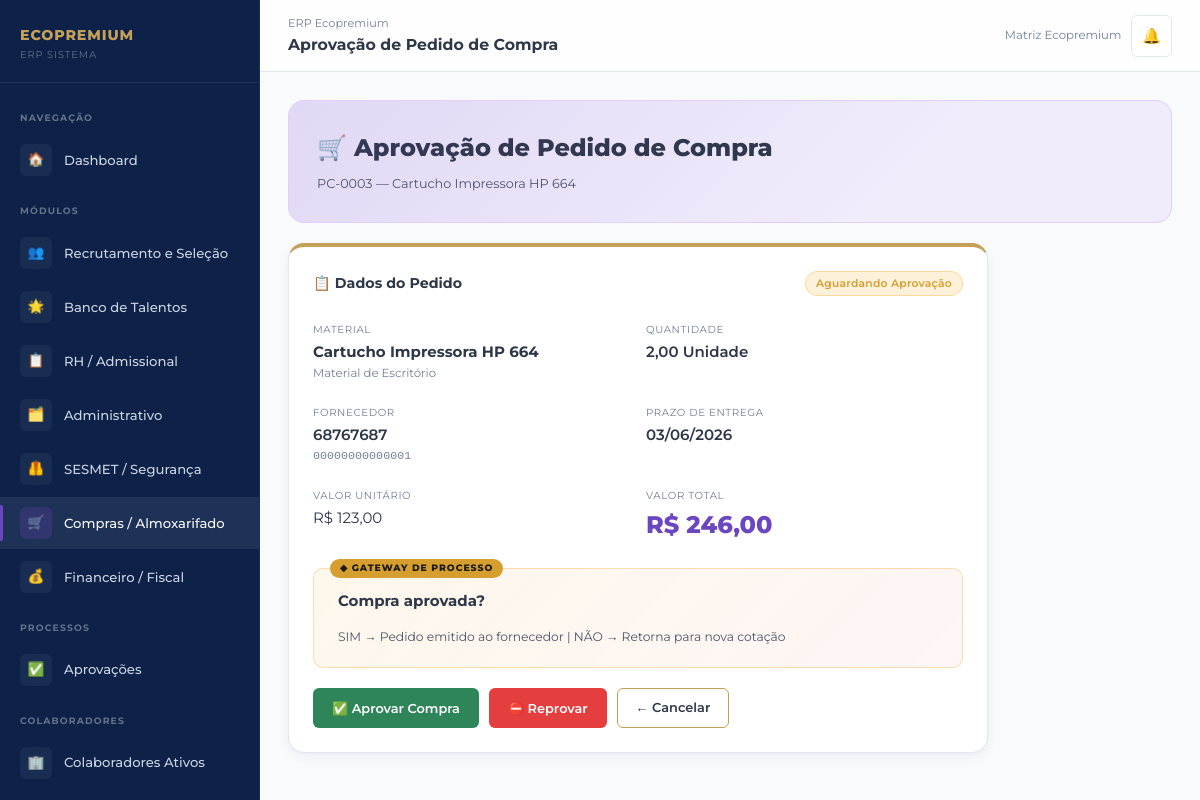
/compras/pedido/3/aprovar/ (signed in), run on the app's committed database.
### core/models.py (models this page shows, shortened)
class PerfilUsuario(models.Model):
    PERFIS = [
        ('admin', 'Administrador'),
        ('gestor', 'Gestor'),
        ('rh', 'RH / Departamento Pessoal'),
        ('financeiro', 'Financeiro / Fiscal'),
        ('sesmet', 'SESMET / Segurança do Trabalho'),
        ('compras', 'Compras / Almoxarifado'),
        ('operacional', 'Operacional'),
    ]
    MARCAS = [
        ('eco_premium', 'Eco Premium'),
        ('trip_premium', 'Trip Premium'),
        ('log_premium', 'Log Premium'),
        ('matriz', 'Matriz Ecopremium'),
    ]
    usuario = models.OneToOneField(User, on_delete=models.CASCADE, related_name='perfil')
    perfil = models.CharField(max_length=20, choices=PERFIS, default='operacional')
    marca = models.CharField(max_length=20, choices=MARCAS, default='eco_premium')
    unidade = models.CharField(max_length=100, default='Matriz')
    telefone = models.CharField(max_length=20, blank=True)
    avatar_iniciais = models.CharField(max_length=3, blank=True)
    criado_em = models.DateTimeField(auto_now_add=True)
    class Meta:
        verbose_name = 'Perfil de Usuário'
        verbose_name_plural = 'Perfis de Usuários'

### compras/models.py (models this page shows, shortened)
class PedidoCompra(models.Model):
    STATUS = [
        ('em_cotacao', 'Em Cotação'),
        ('aguardando_aprovacao', 'Aguardando Aprovação'),
        ('aprovado', 'Aprovado'),
        ('reprovado', 'Reprovado — Nova Cotação'),
        ('pedido_emitido', 'Pedido Emitido ao Fornecedor'),
        ('aguardando_recebimento', 'Aguardando Recebimento'),
        ('recebido_conferencia', 'Recebido — Em Conferência'),
        ('entrada_estoque', 'Entrada no Estoque'),
        ('concluido', 'Concluído'),
    ]
    solicitacao = models.ForeignKey(SolicitacaoMaterial, on_delete=models.CASCADE,
                                     related_name='pedidos', verbose_name='Solicitação de Origem')
    fornecedor = models.CharField(max_length=200, verbose_name='Fornecedor')
    cnpj_fornecedor = models.CharField(max_length=18, blank=True, verbose_name='CNPJ do Fornecedor')
    valor_unitario = models.DecimalField(max_digits=10, decimal_places=2, verbose_name='Valor Unitário')
    valor_total = models.DecimalField(max_digits=12, decimal_places=2, verbose_name='Valor Total')
    prazo_entrega = models.DateField(null=True, blank=True, verbose_name='Prazo de Entrega')
    status = models.CharField(max_length=30, choices=STATUS, default='em_cotacao')
    aprovado_por = models.ForeignKey(User, on_delete=models.SET_NULL, null=True, blank=True,
                                      related_name='pedidos_aprovados')
    numero_pedido = models.CharField(max_length=30, blank=True, verbose_name='Número do Pedido')
    nota_fiscal = models.CharField(max_length=30, blank=True, verbose_name='Nota Fiscal')
    obs = models.TextField(blank=True)
    criado_em = models.DateTimeField(auto_now_add=True)
    atualizado_em = models.DateTimeField(auto_now=True)
    class Meta:
        verbose_name = 'Pedido de Compra'
        verbose_name_plural = 'Pedidos de Compra'
        ordering = ['-criado_em']

class SolicitacaoMaterial(models.Model):
    STATUS = [
        ('pendente', 'Pendente'),
        ('em_analise', 'Em Análise de Estoque'),
        ('atendido_interno', 'Atendido pelo Estoque'),
        ('compra_externa', 'Encaminhado para Compra Externa'),
        ('aguardando_entrega', 'Aguardando Entrega'),
        ('entregue', 'Entregue'),
        ('cancelado', 'Cancelado'),
    ]
    material = models.ForeignKey(Material, on_delete=models.CASCADE, related_name='solicitacoes',
                                  verbose_name='Material')
    quantidade_solicitada = models.DecimalField(max_digits=10, decimal_places=2, verbose_name='Quantidade')
    solicitante = models.CharField(max_length=200, verbose_name='Solicitante')
    solicitante_usuario = models.ForeignKey(User, on_delete=models.SET_NULL, null=True, blank=True,
                                             related_name='solicitacoes_material')
    unidade_destino = models.CharField(max_length=100, verbose_name='Unidade de Destino')
    justificativa = models.TextField(verbose_name='Justificativa')
    status = models.CharField(max_length=20, choices=STATUS, default='pendente')
    atendida_por = models.ForeignKey(User, on_delete=models.SET_NULL, null=True, blank=True,
                                      related_name='solicitacoes_atendidas')
    obs = models.TextField(blank=True)
    criado_em = models.DateTimeField(auto_now_add=True)
    atualizado_em = models.DateTimeField(auto_now=True)
    class Meta:
        verbose_name = 'Solicitação de Material'
        verbose_name_plural = 'Solicitações de Material'
        ordering = ['-criado_em']

class Material(models.Model):
    CATEGORIAS = [
        ('consumo', 'Material de Consumo'),
        ('limpeza', 'Material de Limpeza'),
        ('escritorio', 'Material de Escritório'),
        ('ferramentas', 'Ferramentas'),
        ('epi', 'EPI / Segurança'),
        ('informatica', 'Informática'),
        ('manutencao', 'Manutenção'),
        ('outros', 'Outros'),
    ]
    UNIDADES = [
        ('un', 'Unidade'),
        ('cx', 'Caixa'),
        ('pc', 'Pacote'),
        ('kg', 'Quilograma'),
        ('lt', 'Litro'),
        ('mt', 'Metro'),
        ('pr', 'Par'),
        ('rl', 'Rolo'),
    ]
    codigo = models.CharField(max_length=20, unique=True, verbose_name='Código')
    nome = models.CharField(max_length=200, verbose_name='Nome do Material')
    descricao = models.TextField(blank=True, verbose_name='Descrição')
    categoria = models.CharField(max_length=20, choices=CATEGORIAS, default='consumo')
    unidade_medida = models.CharField(max_length=5, choices=UNIDADES, default='un')
    quantidade_estoque = models.DecimalField(max_digits=10, decimal_places=2, default=0,
                                              verbose_name='Qtd. em Estoque')
    estoque_minimo = models.DecimalField(max_digits=10, decimal_places=2, default=5,
                                          verbose_name='Estoque Mínimo')
    preco_unitario = models.DecimalField(max_digits=10, decimal_places=2, null=True, blank=True,
                                          verbose_name='Preço Unitário')
    fornecedor_preferencial = models.CharField(max_length=200, blank=True, verbose_name='Fornecedor Preferencial')
    localizacao = models.CharField(max_length=100, blank=True, verbose_name='Localização no Almoxarifado')
    criado_em = models.DateTimeField(auto_now_add=True)
    atualizado_em = models.DateTimeField(auto_now=True)
    class Meta:
        verbose_name = 'Material'
        verbose_name_plural = 'Materiais'
        ordering = ['nome']

### compras/views.py (the view, shortened to what this page needs)
# urls.py: path('pedido/<int:pk>/aprovar/', views.aprovar_pedido, name='aprovar_pedido'),
@login_required
def aprovar_pedido(request, pk):
    pedido = get_object_or_404(PedidoCompra, pk=pk)
    return render(request, 'compras/aprovar_pedido.html', {'pedido': pedido})

### templates/compras/aprovar_pedido.html (shortened to what this page needs)
{% extends 'base.html' %}
{% block nav_compras %}active{% endblock %}
{% block topbar_title %}Aprovação de Pedido de Compra{% endblock %}
{% block content %}
<div class="module-banner mod-banner-5" style="margin-bottom:20px;">
  <div class="mod-title">🛒 Aprovação de Pedido de Compra</div>
  <div class="mod-desc">PC-{{ pedido.pk|stringformat:"04d" }} — {{ pedido.solicitacao.material.nome }}</div>
</div>
<div style="max-width:700px;">
  <div class="card">
    <div class="card-header">
      <div class="card-title">📋 Dados do Pedido</div>
      <span class="badge badge-warning">Aguardando Aprovação</span>
    </div>
    <div style="display:grid;grid-template-columns:1fr 1fr;gap:16px;margin-bottom:24px;">
      <div>
        <span style="font-size:0.68rem;color:var(--text-muted);text-transform:uppercase;letter-spacing:.06em;">Material</span>
        <div style="font-weight:700;">{{ pedido.solicitacao.material.nome }}</div>
        <div style="font-size:0.78rem;color:var(--text-muted);">{{ pedido.solicitacao.material.get_categoria_display }}</div>
      </div>
      <div>
        <span style="font-size:0.68rem;color:var(--text-muted);text-transform:uppercase;letter-spacing:.06em;">Quantidade</span>
        <div style="font-weight:600;">{{ pedido.solicitacao.quantidade_solicitada }} {{ pedido.solicitacao.material.get_unidade_medida_display }}</div>
      </div>
      <div>
        <span style="font-size:0.68rem;color:var(--text-muted);text-transform:uppercase;letter-spacing:.06em;">Fornecedor</span>
        <div style="font-weight:600;">{{ pedido.fornecedor }}</div>
        {% if pedido.cnpj_fornecedor %}<div style="font-size:0.78rem;color:var(--text-muted);font-family:monospace;">{{ pedido.cnpj_fornecedor }}</div>{% endif %}
      </div>
      <div>
        <span style="font-size:0.68rem;color:var(--text-muted);text-transform:uppercase;letter-spacing:.06em;">Prazo de Entrega</span>
        <div style="font-weight:600;">{{ pedido.prazo_entrega|date:"d/m/Y"|default:"Não definido" }}</div>
      </div>
      <div>
        <span style="font-size:0.68rem;color:var(--text-muted);text-transform:uppercase;letter-spacing:.06em;">Valor Unitário</span>
        <div>R$ {{ pedido.valor_unitario|floatformat:2 }}</div>
      </div>
      <div>
        <span style="font-size:0.68rem;color:var(--text-muted);text-transform:uppercase;letter-spacing:.06em;">Valor Total</span>
        <div style="font-size:1.6rem;font-weight:800;color:var(--mod5-purple);">R$ {{ pedido.valor_total|floatformat:2 }}</div>
      </div>
    </div>
    <div class="gateway-box">
      <div class="gateway-question">Compra aprovada?</div>
      <p style="font-size:0.82rem;color:var(--text-secondary);">SIM → Pedido emitido ao fornecedor | NÃO → Retorna para nova cotação</p>
    </div>
    <form method="post" style="margin-top:20px;">
      <div class="gateway-actions">
        <button type="submit" name="acao" value="aprovar" class="btn btn-success">
          ✅ Aprovar Compra
        </button>
        <button type="button" class="btn btn-danger" onclick="
          document.getElementById('motivoReprovacao').style.display='block';
          document.querySelector('[name=acao][value=reprovar]').style.display='inline-flex';
          this.style.display='none';
        ">⛔ Reprovar</button>
        <a href="{% url 'detalhe_solicitacao' pedido.solicitacao.pk %}" class="btn btn-outline">← Cancelar</a>
      </div>
    </form>
  </div>
</div>
{% endblock %}

### templates/base.html (shortened to what this page needs)
{% load static %}
<!DOCTYPE html>
<html lang="pt-BR">
<head>
  <link rel="stylesheet" href="{% static 'css/main.css' %}?v=2">
</head>
<body>
<div class="erp-layout">
  <aside class="sidebar" id="sidebar">
    <div class="sidebar-logo">
      <div class="sidebar-logo-text">
        <div class="brand-name">ECOPREMIUM</div>
        <div class="brand-sub">ERP Sistema</div>
      </div>
    </div>
    <nav class="sidebar-nav">
      <div class="nav-section-label">Navegação</div>
      <a href="{% url 'dashboard' %}" class="nav-item {% block nav_dashboard %}{% endblock %}">
        <span class="nav-icon">🏠</span>
        Dashboard
      </a>
      <div class="nav-section-label">Módulos</div>
      <a href="{% url 'lista_vagas' %}" class="nav-item mod1 {% block nav_recrutamento %}{% endblock %}">
        <span class="nav-icon">👥</span>
        Recrutamento e Seleção
      </a>
      <a href="{% url 'banco_talentos' %}" class="nav-item mod1 {% block nav_talentos %}{% endblock %}">
        <span class="nav-icon">🌟</span>
        Banco de Talentos
      </a>
      <a href="{% url 'lista_admissoes' %}" class="nav-item mod2 {% block nav_admissional %}{% endblock %}">
        <span class="nav-icon">📋</span>
        RH / Admissional
      </a>
      <a href="{% url 'lista_demandas' %}" class="nav-item mod3 {% block nav_administrativo %}{% endblock %}">
        <span class="nav-icon">🗂️</span>
        Administrativo
      </a>
      <a href="{% url 'dashboard_sesmet' %}" class="nav-item mod4 {% block nav_sesmet %}{% endblock %}">
        <span class="nav-icon">🦺</span>
        SESMET / Segurança
      </a>
      <a href="{% url 'painel_compras' %}" class="nav-item mod5 {% block nav_compras %}{% endblock %}">
        <span class="nav-icon">🛒</span>
        Compras / Almoxarifado
      </a>
      <a href="{% url 'painel_financeiro' %}" class="nav-item mod6 {% block nav_financeiro %}{% endblock %}">
        <span class="nav-icon">💰</span>
        Financeiro / Fiscal
      </a>
      <div class="nav-section-label">Processos</div>
      <a href="{% url 'aprovacoes_pendentes' %}" class="nav-item {% block nav_aprovacoes %}{% endblock %}" id="navAprovacoes">
        <span class="nav-icon">✅</span>
        Aprovações
      </a>
      <div class="nav-section-label">Colaboradores</div>
      <a href="{% url 'lista_colaboradores' %}" class="nav-item {% block nav_colaboradores %}{% endblock %}">
        <span class="nav-icon">🏢</span>
        Colaboradores Ativos
      </a>
    </nav>
  </aside>
  <div class="main-content">
    <div class="topbar">
      <div class="topbar-title">
        <span class="breadcrumb">ERP Ecopremium</span>
        {% block topbar_title %}Dashboard{% endblock %}
      </div>
      <div class="topbar-actions">
        <span style="font-size:0.78rem;color:var(--text-muted);">
          {% if user.perfil %}{{ user.perfil.get_marca_display }}{% endif %}
        </span>
        <a href="#" class="notif-btn" id="notifBtn" title="Notificações">
          🔔
        </a>
      </div>
    </div>
    <div class="content-area">
      {% block content %}{% endblock %}
    </div>
  </div>
</div>
</body>
</html>

### data on the page
PedidoCompra: pk "0003", solicitacao.material.nome "Cartucho Impressora HP 664", solicitacao.material.categoria "Material de Escritório", solicitacao.quantidade_solicitada "2,00", solicitacao.material.unidade_medida "Unidade", fornecedor "68767687", cnpj_fornecedor "00000000000001", prazo_entrega "03/06/2026", valor_unitario "123,00", valor_total "246,00"

### other printed values
{{ user.perfil.get_marca_display }} "Matriz Ecopremium"
